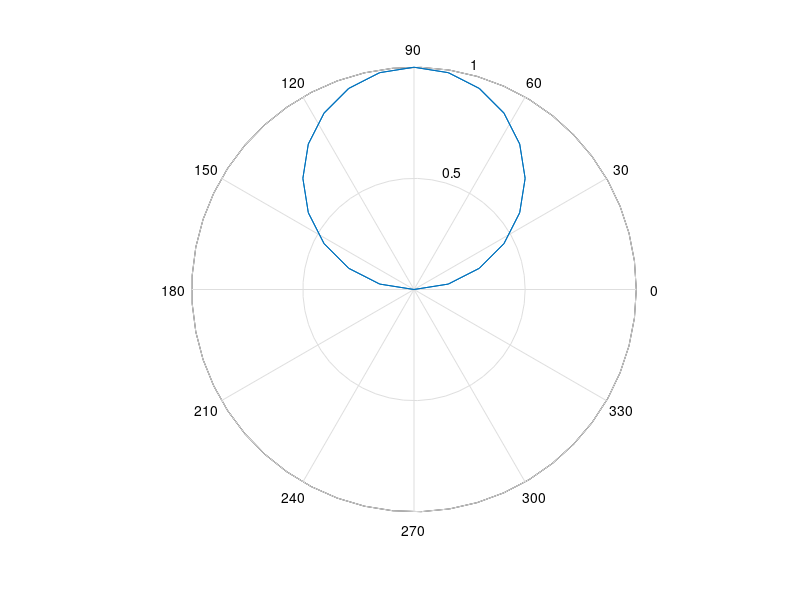
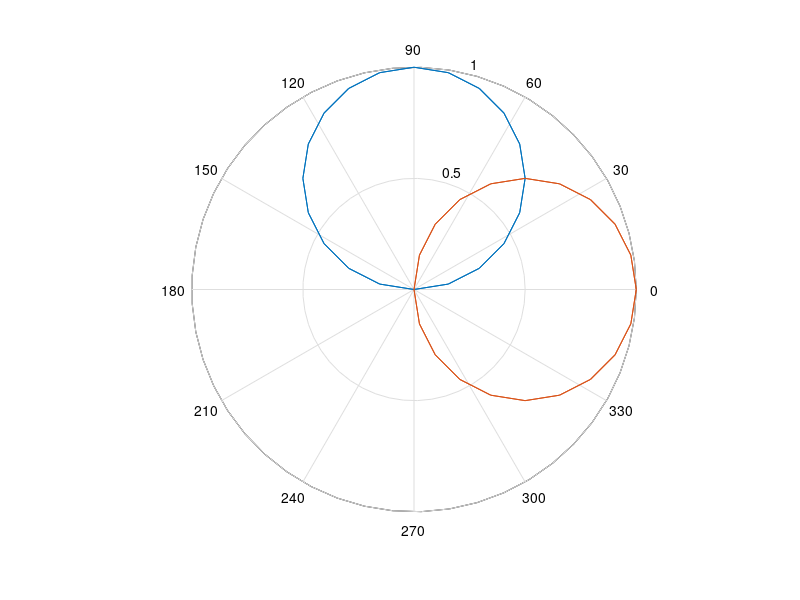

Write the MATLAB code that produced these figures, in order.
theta=0:0.05*pi:2*pi;
r1=sin(theta);r2=cos(theta);
figure('Name','6-1-6 单曲线');
polar(theta,r1)
figure('Name','6-1-6 双曲线');
polar([theta' theta'],[r1' r2'])
